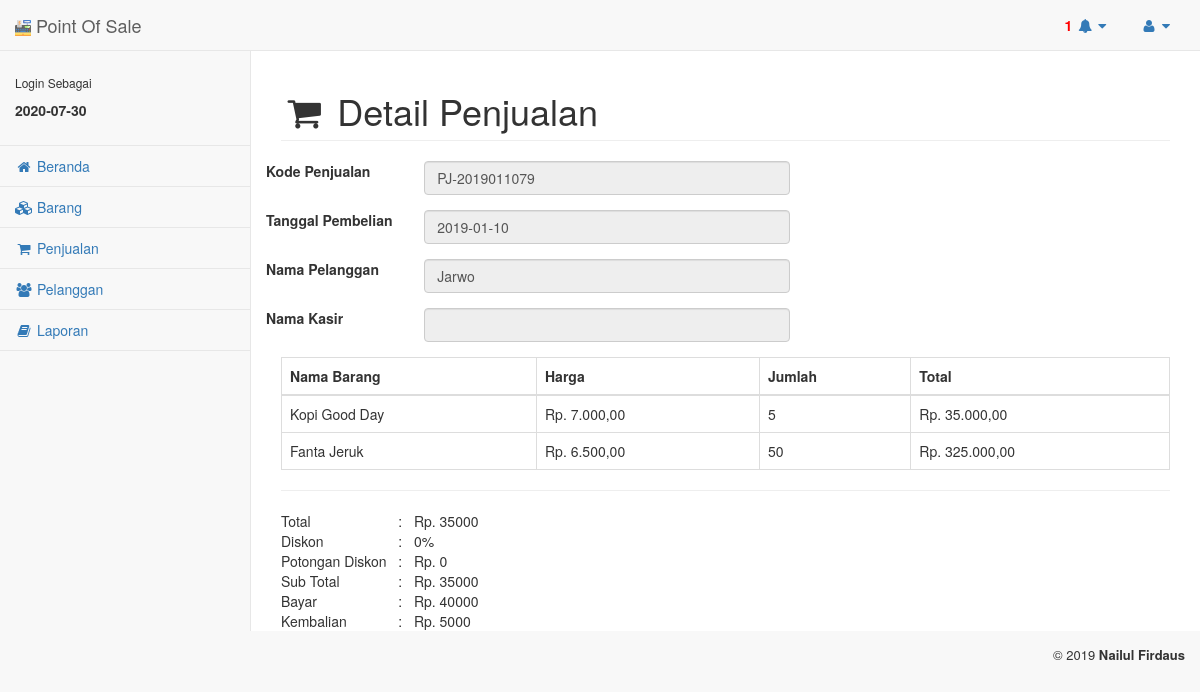
/?page=laporan&aksi=detail_penjualan&kode=PJ-2019011079 (signed in), run on the app's committed database.
### tables this page shows
CREATE TABLE `tb_penjualan` (
  `id_penjualan` int(11) NOT NULL,
  `kode_penjualan` varchar(20) NOT NULL,
  `kode_barcode` varchar(20) NOT NULL,
  `jumlah` int(11) NOT NULL,
  `total` int(11) NOT NULL,
  `tgl_penjualan` date NOT NULL,
  `id_pelanggan` int(11) NOT NULL,
  `id_karyawan` int(11) NOT NULL
);

CREATE TABLE `tb_pelanggan` (
  `id_pelanggan` int(11) NOT NULL,
  `nama` varchar(100) NOT NULL,
  `alamat` text NOT NULL,
  `no_telepon` varchar(20) NOT NULL
);

CREATE TABLE `tb_barang` (
  `id_barang` int(11) NOT NULL,
  `kode_barcode` varchar(20) NOT NULL,
  `nama_barang` varchar(100) NOT NULL,
  `stok` int(11) NOT NULL,
  `satuan` varchar(20) NOT NULL,
  `harga_jual` int(11) NOT NULL,
  `harga_beli` int(11) NOT NULL,
  `keuntungan` int(11) NOT NULL,
  `id_kategori` int(11) NOT NULL
);

CREATE TABLE `tb_penjualan_detail` (
  `kode_penjualan` varchar(20) NOT NULL,
  `total` int(11) NOT NULL,
  `diskon` int(11) NOT NULL,
  `potongan_diskon` int(11) NOT NULL,
  `sub_total` int(11) NOT NULL,
  `bayar` int(11) NOT NULL,
  `kembalian` int(11) NOT NULL,
  `tanggal` date NOT NULL
);

### format_rupiah.php (called while the page is built)
<?php
function rupiah($angka) {
    $hasil = number_format($angka,2,',','.');
    return $hasil;
}

### laporan/detail_penjualan.php (the view)
<?php
if(isset($_GET['kode'])) {
    $kodepj = $_GET['kode'];
    $query = mysqli_query($koneksi, "SELECT * FROM tb_penjualan, tb_pelanggan WHERE tb_penjualan.id_pelanggan=tb_pelanggan.id_pelanggan AND tb_penjualan.kode_penjualan = '$kodepj'");
    $data = mysqli_fetch_array($query);
    $query1 = mysqli_query($koneksi, "SELECT * FROM tb_karyawan WHERE id_karyawan = '$data[id_karyawan]'");
    $data1 = mysqli_fetch_array($query1);
}
?>
<div class="row">
    <div class="col-lg-12">
        <h1 class="page-header"><i class="fa fa-shopping-cart fa-fw"></i> Detail Penjualan</h1>
    </div>
</div>
<div class="row">
    <form class="form-horizontal">
        <div class="form-group">
            <label for="" class="label-control col-md-2">Kode Penjualan</label>
            <div class="col-md-5">
                <input type="text" value="<?php echo $data['kode_penjualan'] ?>" class="form-control" readonly>
            </div>
        </div>
        <div class="form-group">
            <label for="" class="label-control col-md-2">Tanggal Pembelian</label>
            <div class="col-md-5">
                <input type="text" value="<?php echo $data['tgl_penjualan'] ?>" class="form-control" readonly>
            </div>
        </div>
        <div class="form-group">
            <label for="" class="label-control col-md-2">Nama Pelanggan</label>
            <div class="col-md-5">
                <input type="text" value="<?php echo $data['nama'] ?>" class="form-control" readonly>
            </div>
        </div>
        <div class="form-group">
            <label for="" class="label-control col-md-2">Nama Kasir</label>
            <div class="col-md-5">
                <input type="text" value="<?php echo $data1['nama'] ?>" class="form-control" readonly>
            </div>
        </div>
    </form>
</div>
<?php
$query2 = mysqli_query($koneksi, "SELECT * FROM tb_penjualan, tb_barang WHERE tb_penjualan.kode_barcode=tb_barang.kode_barcode AND kode_penjualan='$kodepj'");
?>
<table class="table table-responsive table-bordered">
    <thead>
        <tr>
            <th>Nama Barang</th>
            <th>Harga</th>
            <th>Jumlah</th>
            <th>Total</th>
        </tr>
    </thead>
    <tbody>
        <?php
        while($row = mysqli_fetch_array($query2)) {
            ?>
            <tr>
                <td><?php echo $row['nama_barang'] ?></td>
                <td>Rp. <?php echo rupiah($row['harga_jual']) ?></td>
                <td><?php echo $row['jumlah'] ?></td>
                <td>Rp. <?php echo rupiah($row['total']) ?></td>
            </tr>
            <?php
        }
        ?>
    </tbody>
</table>
<?php
$query3 = mysqli_query($koneksi, "SELECT * FROM tb_penjualan_detail WHERE kode_penjualan ='$kodepj'");
$data2 = mysqli_fetch_array($query3);
?>
<hr>
<table>
    <tr>
        <td>Total</td>
        <td>&nbsp;&nbsp; : &nbsp;&nbsp;</td>
        <td>Rp. <?php echo $data2['total'] ?></td>
    </tr>
    <tr>
        <td>Diskon</td>
        <td>&nbsp;&nbsp; : &nbsp;&nbsp;</td>
        <td><?php echo $data2['diskon'] ?>%</td>
    </tr>
    <tr>
        <td>Potongan Diskon</td>
        <td>&nbsp;&nbsp; : &nbsp;&nbsp;</td>
        <td>Rp. <?php echo $data2['potongan_diskon'] ?></td>
    </tr>
    <tr>
        <td>Sub Total</td>
        <td>&nbsp;&nbsp; : &nbsp;&nbsp;</td>
        <td>Rp. <?php echo $data2['sub_total'] ?></td>
    </tr>
    <tr>
        <td>Bayar</td>
        <td>&nbsp;&nbsp; : &nbsp;&nbsp;</td>
        <td>Rp. <?php echo $data2['bayar'] ?></td>
    </tr>
    <tr>
        <td>Kembalian</td>
        <td>&nbsp;&nbsp; : &nbsp;&nbsp;</td>
        <td>Rp. <?php echo $data2['kembalian'] ?></td>
    </tr>
</table>

### data on the page
tb_penjualan: kode_penjualan "PJ-2019011079", tgl_penjualan "2019-01-10", tb_barang.nama_barang "Kopi Good Day", tb_barang.harga_jual "7.000,00", jumlah "5", total "35.000,00"
tb_pelanggan: nama "Jarwo"
tb_penjualan: tb_barang.nama_barang "Fanta Jeruk", tb_barang.harga_jual "6.500,00", jumlah "50", total "325.000,00"
tb_penjualan_detail: total "35000", diskon "0", potongan_diskon "0", sub_total "35000", bayar "40000", kembalian "5000"

### other printed values
$ambil2['barang'] "1"
